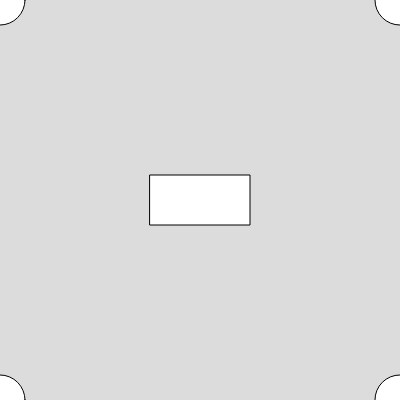
Frame 1 (no input)
Frame 60 (no input): identical to frame 1, image omitted
Frame 120 (the mouse pressed at the canvas centre since frame 60): identical to frame 1, image omitted

The p5.js sketch that drew this single still picture (run headless with seeded random() and noise() and a simulated clock; from frame 60 on, the mouse is pressed at the canvas centre):

// p5.js sketch
// ── sketch.js
function setup() {
  createCanvas(400, 400); 
}

function draw() {
  background(220); 
  strokeWeight(10); 
  point(width / 2, height / 2);

  strokeWeight(1); 
  circle(0, 0, 50);          
  circle(width, 0, 50);      
  circle(0, height, 50);     
  circle(width, height, 50); 

  rectMode(CENTER); 
  rect(width / 2, height / 2, 100, 50);
}
